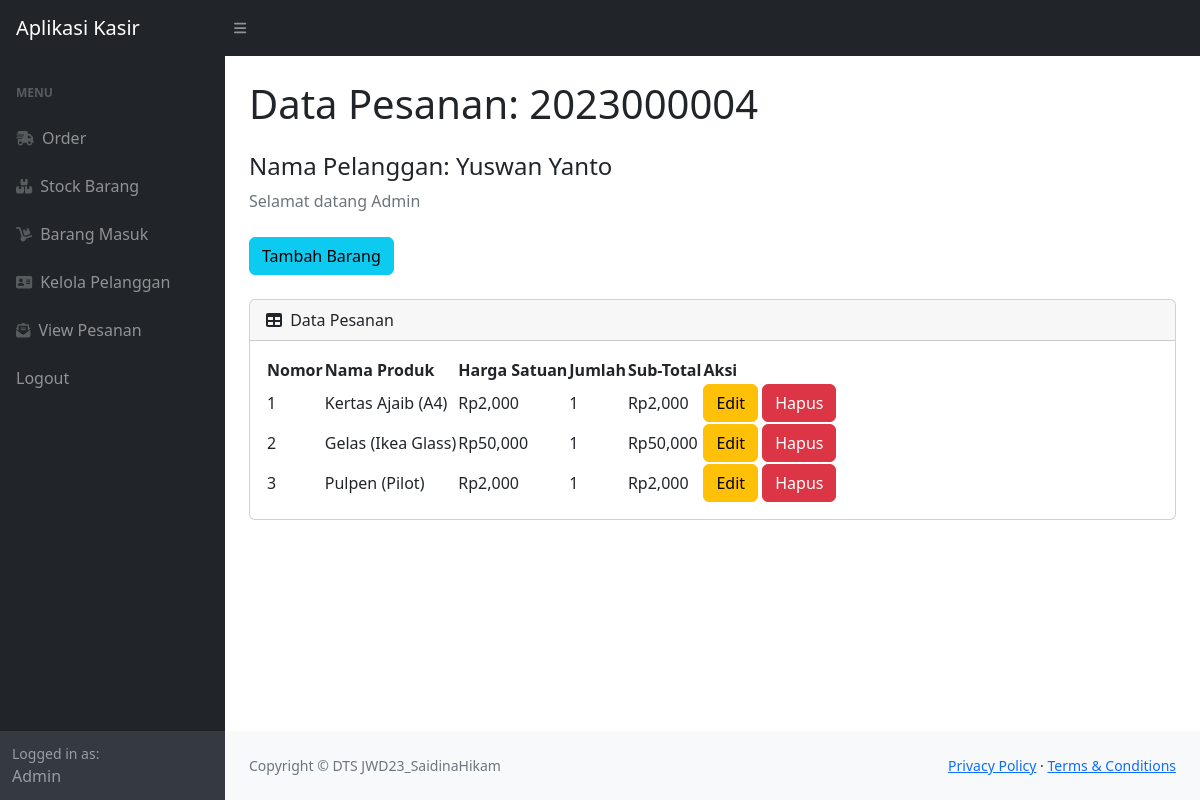
The page /view.php?idp=2023000004 (signed in) on the database its author committed.
### tables this page shows
CREATE TABLE `pesanan` (
  `idorder` int(11) NOT NULL,
  `tanggal` timestamp NOT NULL DEFAULT current_timestamp(),
  `idpelanggan` int(11) NOT NULL
);

CREATE TABLE `pelanggan` (
  `idpelanggan` int(11) NOT NULL,
  `namapelanggan` varchar(30) NOT NULL,
  `notelp` varchar(15) NOT NULL,
  `alamat` text NOT NULL
);

CREATE TABLE `detailpesanan` (
  `iddetailpesanan` int(11) NOT NULL,
  `idpesanan` int(11) NOT NULL,
  `idproduk` int(11) NOT NULL,
  `qty` int(11) NOT NULL
);

CREATE TABLE `produk` (
  `idproduk` int(11) NOT NULL,
  `namaproduk` varchar(20) NOT NULL,
  `deskripsi` varchar(30) NOT NULL,
  `harga` int(11) NOT NULL,
  `stock` int(11) NOT NULL
);

### view.php (the view, shortened to what this page needs)
<?php
require 'ceklogin.php';
$idp = $_GET["idp"];
if(isset($_GET["idp"])){
    $idp = $_GET["idp"];
    $ambilnamapelanggan = mysqli_query($koneksi,"select * from pesanan p, pelanggan pl where p.idpelanggan=pl.idpelanggan and p.idorder='$idp'");
    $np = mysqli_fetch_array($ambilnamapelanggan);
    $namapel = $np['namapelanggan'];
} else {
    header("location:index.php");
}
?>
<!DOCTYPE html>
<html lang="en">
    <head>
        <link href="https://cdn.jsdelivr.net/npm/simple-datatables@7.1.2/dist/style.min.css" rel="stylesheet" />
        <link href="css/styles.css" rel="stylesheet" />
    </head>
    <body class="sb-nav-fixed">
        <nav class="sb-topnav navbar navbar-expand navbar-dark bg-dark">
            <a class="navbar-brand ps-3" href="index.php">Aplikasi Kasir</a>
            <button class="btn btn-link btn-sm order-1 order-lg-0 me-4 me-lg-0" id="sidebarToggle" href="#!"><i class="fas fa-bars"></i></button>
        </nav>
        <div id="layoutSidenav">
            <div id="layoutSidenav_nav">
                <nav class="sb-sidenav accordion sb-sidenav-dark" id="sidenavAccordion">
                    <div class="sb-sidenav-menu">
                        <div class="nav">
                            <div class="sb-sidenav-menu-heading">Menu</div>
                            <a class="nav-link" href="index.php">
                                <div class="sb-nav-link-icon"><i class="fas fa-shipping-fast"></i></div>
                                Order
                            </a>
                            <a class="nav-link" href="stock.php">
                                <div class="sb-nav-link-icon"><i class="fas fa-boxes"></i></div>
                                Stock Barang
                            </a>
                            <a class="nav-link" href="masuk.php">
                                <div class="sb-nav-link-icon"><i class="fas fa-dolly"></i></div>
                                Barang Masuk
                            </a>
                            <a class="nav-link" href="pelanggan.php">
                                <div class="sb-nav-link-icon"><i class="fas fa-address-card"></i></div>
                                Kelola Pelanggan
                            </a>
                            <a class="nav-link" href="view.php">
                                <div class="sb-nav-link-icon"><i class="fas fa-envelope-open-text"></i></div>
                                View Pesanan
                            </a>
                            <a class="nav-link" href="logout.php">
                                Logout
                            </a>
                        </div>
                    </div>
                    <div class="sb-sidenav-footer">
                        <div class="small">Logged in as:</div>
                        Admin
                    </div>
                </nav>
            </div>
            <div id="layoutSidenav_content">
                <main>
                    <div class="container-fluid px-4">
                        <h1 class="mt-4">Data Pesanan: <?=$idp;?></h1>
                        <h4 class="mt-4">Nama Pelanggan: <?=$namapel;?></h4>
                        <ol class="breadcrumb mb-4">
                            <li class="breadcrumb-item active">Selamat datang Admin</li>
                        </ol>
                        <button type="button" class="btn btn-info mb-4" data-bs-toggle="modal" data-bs-target="#myModal">
                            Tambah Barang
                        </button>
                        <div class="card mb-4">
                            <div class="card-header">
                                <i class="fas fa-table me-1"></i>
                                Data Pesanan
                            </div>
                            <div class="card-body">
                                <table id="datatablesSimple">
                                    <thead>
                                        <tr>
                                            <th>Nomor</th>
                                            <th>Nama Produk</th>
                                            <th>Harga Satuan</th>
                                            <th>Jumlah</th>
                                            <th>Sub-Total</th>
                                            <th>Aksi</th>
                                        </tr>
                                    </thead>
                                    <tbody>
                                    <?php
                                    $get = mysqli_query($koneksi,"select * from detailpesanan p, produk pr where p.idproduk=pr.idproduk and idpesanan='$idp'");
                                    $i = 1;
                                    while($p=mysqli_fetch_array($get)){
                                    $idpr = $p['idproduk'];
                                    $qty = $p['qty'];
                                    $harga = $p['harga'];
                                    $namaproduk = $p['namaproduk'];
                                    $desc = $p['deskripsi'];
                                    $subtotal = $qty*$harga;
                                    ?>
                                        <tr>
                                            <td><?=$i++;?></td>
                                            <td><?=$namaproduk;?> (<?=$desc;?>)</td>
                                            <td>Rp<?=number_format($harga);?></td>
                                            <td><?=number_format($qty);?></td>
                                            <td>Rp<?=number_format($subtotal);?></td>
                                            <td>
                                                <button type="button" class="btn btn-warning" data-bs-toggle="modal" data-bs-target="#edit<?=$idpr;?>">
                                                    Edit
                                                </button>
                                                <button type="button" class="btn btn-danger" data-bs-toggle="modal" data-bs-target="#delete<?=$idpr;?>">
                                                    Hapus
                                                </button>
                                            </td>
                                        </tr>
                                    <?php
                                    };
                                    ?>
                                    </tbody>
                                </table>
                            </div>
                        </div>
                    </div>
                </main>
                <footer class="py-4 bg-light mt-auto">
                    <div class="container-fluid px-4">
                        <div class="d-flex align-items-center justify-content-between small">
                            <div class="text-muted">Copyright &copy; DTS JWD23_SaidinaHikam</div>
                            <div>
                                <a href="#">Privacy Policy</a>
                                &middot;
                                <a href="#">Terms &amp; Conditions</a>
                            </div>
                        </div>
                    </div>
                </footer>
            </div>
        </div>
    </body>
</html>

### rows shown on the page
pesanan: idpelanggan.namapelanggan "Yuswan Yanto"
detailpesanan: idproduk.namaproduk "Kertas Ajaib", idproduk.deskripsi "A4", idproduk.harga "2,000", qty "1", qty.harga "2,000"
detailpesanan: idproduk.namaproduk "Gelas", idproduk.deskripsi "Ikea Glass", idproduk.harga "50,000", qty "1", qty.harga "50,000"
detailpesanan: idproduk.namaproduk "Pulpen", idproduk.deskripsi "Pilot", idproduk.harga "2,000", qty "1", qty.harga "2,000"

### other values the page prints
$idp "2023000004"
